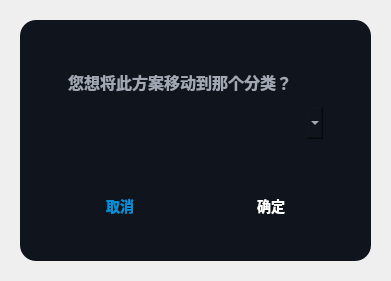
<?xml version="1.0" encoding="UTF-8"?>
<ui version="4.0">
 <class>MovePlan</class>
 <widget class="QDialog" name="MovePlan">
  <property name="geometry">
   <rect>
    <x>0</x>
    <y>0</y>
    <width>391</width>
    <height>281</height>
   </rect>
  </property>
  <property name="minimumSize">
   <size>
    <width>0</width>
    <height>0</height>
   </size>
  </property>
  <property name="windowTitle">
   <string>Dialog</string>
  </property>
  <layout class="QGridLayout" name="gridLayout">
   <property name="leftMargin">
    <number>20</number>
   </property>
   <property name="topMargin">
    <number>20</number>
   </property>
   <property name="rightMargin">
    <number>20</number>
   </property>
   <property name="bottomMargin">
    <number>20</number>
   </property>
   <property name="spacing">
    <number>0</number>
   </property>
   <item row="0" column="0">
    <widget class="QFrame" name="frame">
     <property name="minimumSize">
      <size>
       <width>351</width>
       <height>241</height>
      </size>
     </property>
     <property name="styleSheet">
      <string notr="true">border-radius: 16px;
background-color: #10151D;
</string>
     </property>
     <property name="frameShape">
      <enum>QFrame::StyledPanel</enum>
     </property>
     <property name="frameShadow">
      <enum>QFrame::Raised</enum>
     </property>
     <widget class="QLabel" name="label">
      <property name="geometry">
       <rect>
        <x>48</x>
        <y>50</y>
        <width>303</width>
        <height>23</height>
       </rect>
      </property>
      <property name="minimumSize">
       <size>
        <width>303</width>
        <height>23</height>
       </size>
      </property>
      <property name="styleSheet">
       <string notr="true">font-family: &quot;Noto Sans S Chinese&quot;; font-weight: 500;
font-size: 16px;
color: #A1A8B3;
background:transparent;

</string>
      </property>
      <property name="text">
       <string>您想将此方案移动到那个分类？</string>
      </property>
      <property name="alignment">
       <set>Qt::AlignLeading|Qt::AlignLeft|Qt::AlignVCenter</set>
      </property>
     </widget>
     <widget class="NewComboBox" name="cBox_Type">
      <property name="enabled">
       <bool>true</bool>
      </property>
      <property name="geometry">
       <rect>
        <x>48</x>
        <y>87</y>
        <width>255</width>
        <height>32</height>
       </rect>
      </property>
      <property name="minimumSize">
       <size>
        <width>255</width>
        <height>32</height>
       </size>
      </property>
      <property name="font">
       <font>
        <family>Noto Sans S Chinese Bold</family>
        <pointsize>-1</pointsize>
        <bold>false</bold>
       </font>
      </property>
      <property name="mouseTracking">
       <bool>true</bool>
      </property>
      <property name="styleSheet">
       <string notr="true">QComboBox
{
border-radius: 2px;
combobox-popup: 0;
border-image: url(:/Skin/Images/cBox/dropdownCollapse_bk.png);
padding-left: 10px; 
color: rgb(255, 255, 255);

font-family: &quot;Noto Sans S Chinese Bold&quot;;
font-size: 12px;
}
QComboBox::drop-down
{
border-image: url(:/Skin/Images/cBox/selfDroptriangle_no.png);
margin-top:0px;
subcontrol-origin: padding;
subcontrol-position: center right; 
margin-right:10px;
height:14px;
width:11px;
}
QComboBox::drop-down:checked
{
border-image: url(:/Skin/Images/cBox/selfDroptriangle_se.png);
margin-top:0px;
margin-right:10px;
subcontrol-origin: padding;
subcontrol-position: center right;
height:14px;
width:11px;
}
                                        </string>
      </property>
      <property name="editable">
       <bool>false</bool>
      </property>
     </widget>
     <widget class="QPushButton" name="pBt_cancle">
      <property name="geometry">
       <rect>
        <x>48</x>
        <y>171</y>
        <width>104</width>
        <height>30</height>
       </rect>
      </property>
      <property name="minimumSize">
       <size>
        <width>104</width>
        <height>30</height>
       </size>
      </property>
      <property name="styleSheet">
       <string notr="true">QPushButton
{
	font-family: &quot;Noto Sans S Chinese&quot;; font-weight: 500;
	font-size: 14px;
	color: #0091DA;

	background:transparent;
	border-image: url(:/Skin/Images/Popup/cancel-no.png);
}
QPushButton:hover
{
	border-image: url(:/Skin/Images/Popup/cancel-ho.png);
}</string>
      </property>
      <property name="text">
       <string>取消</string>
      </property>
     </widget>
     <widget class="QPushButton" name="pBt_ok">
      <property name="geometry">
       <rect>
        <x>199</x>
        <y>171</y>
        <width>104</width>
        <height>30</height>
       </rect>
      </property>
      <property name="minimumSize">
       <size>
        <width>104</width>
        <height>30</height>
       </size>
      </property>
      <property name="styleSheet">
       <string notr="true">QPushButton
{
	font-family: &quot;Noto Sans S Chinese&quot;; font-weight: 500;
	font-size: 14px;
	color: #FFFFFF;

	background:transparent;
	border-image: url(:/Skin/Images/Popup/confirm-no.png);
}
QPushButton:hover
{
	border-image: url(:/Skin/Images/Popup/confirm-ho.png);
}</string>
      </property>
      <property name="text">
       <string>确定</string>
      </property>
     </widget>
     <widget class="QPushButton" name="pBt_close">
      <property name="geometry">
       <rect>
        <x>310</x>
        <y>10</y>
        <width>31</width>
        <height>31</height>
       </rect>
      </property>
      <property name="minimumSize">
       <size>
        <width>31</width>
        <height>31</height>
       </size>
      </property>
      <property name="maximumSize">
       <size>
        <width>31</width>
        <height>31</height>
       </size>
      </property>
      <property name="styleSheet">
       <string notr="true">QPushButton
{
	border-radius:0px;
	border-image: url(:/Skin/Images/Popup/close-no.png);
	background:transparent;
}
QPushButton:hover
{
	border-image: url(:/Skin/Images/Popup/close-ho.png);
}</string>
      </property>
      <property name="text">
       <string/>
      </property>
     </widget>
    </widget>
   </item>
  </layout>
 </widget>
 <customwidgets>
  <customwidget>
   <class>NewComboBox</class>
   <extends>QComboBox</extends>
   <header>CustomControl/NewComboBox.h</header>
  </customwidget>
 </customwidgets>
 <resources/>
 <connections/>
</ui>
